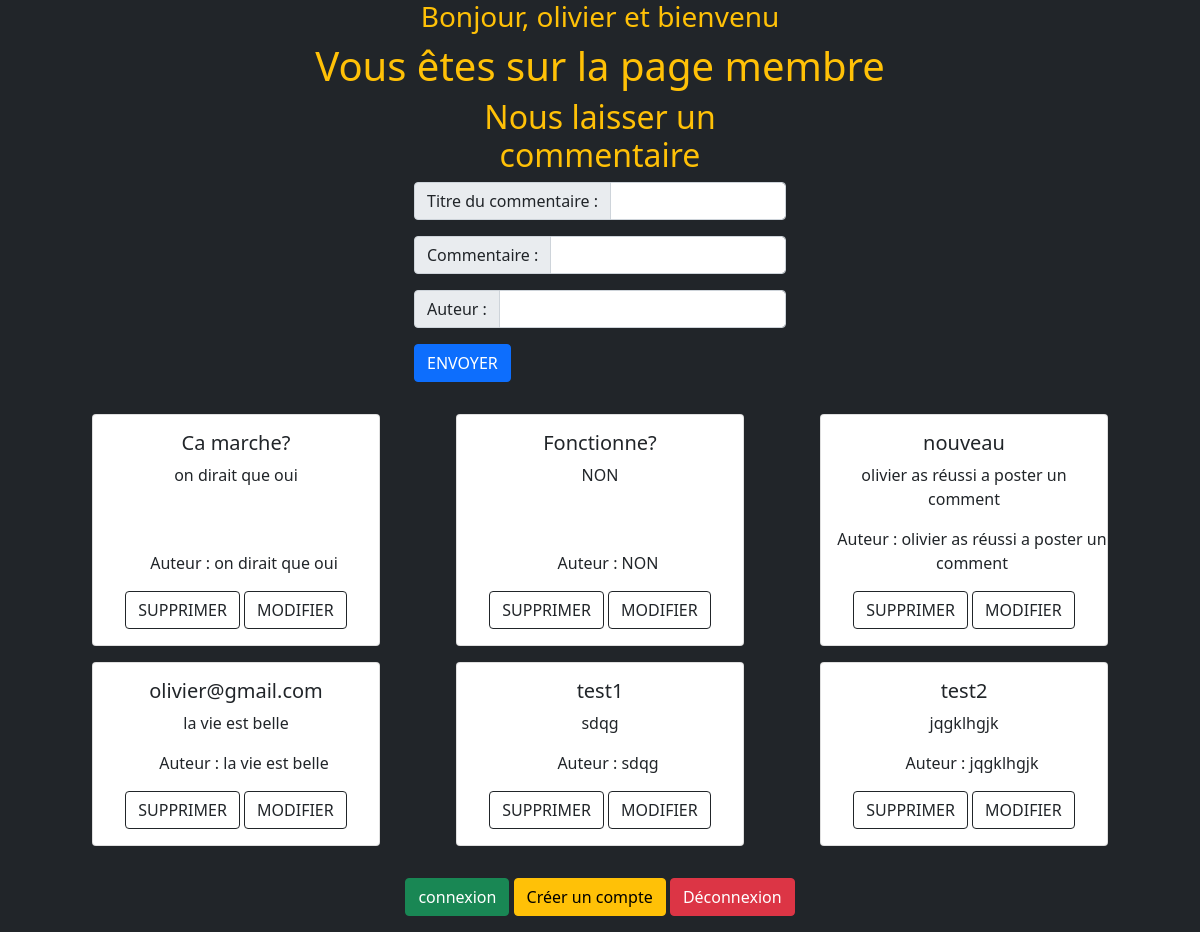
Screenshot of /user_page.php (signed in) with the database file from the repository.
### tables this page shows
CREATE TABLE IF NOT EXISTS `commentaires` (
  `id` int(11) NOT NULL AUTO_INCREMENT,
  `titre` varchar(50) NOT NULL,
  `commentaire` longtext NOT NULL,
  `auteur` varchar(20) NOT NULL,
  PRIMARY KEY (`id`)
);

### GestionARTICLES/requete.php (called while the page is built, shortened)
<?php
function requete_displayCom()
{
    $db = connexion_BD();
    $sql = "SELECT * FROM commentaires ORDER BY titre";
    $req = $db->prepare($sql);
    $req->execute([]);
    $data = $req->fetchAll(PDO::FETCH_OBJ);
    return $data;
}

### user_page.php (the view, shortened to what this page needs)
<?php
include './gestionARTICLES/requete.php';
?>
<!DOCTYPE html>
<html lang="fr">
<head>
    <link href="https://cdn.jsdelivr.net/npm/bootstrap@5.1.3/dist/css/bootstrap.min.css" rel="stylesheet">
</head>
<body class="bg-dark">
    <div class="container bg-dark text-center">
        <div class="content text-warning mb-3">
            <h3>Bonjour, <span><?php echo $_SESSION['user_name'] ?> et bienvenu</span></h3>
            <h1>Vous êtes sur la page membre</h1>
            <div class="d-flex flex-row">
                <div class="col-4"></div>
                <div class="col-4">
                    <h2>Nous laisser un commentaire</h2>
                    <form action="./GestionCOM/traitement_ajout_com.php" method="POST" enctype="multipart/form-data">
                        <div class="input-group mb-3">
                            <label for="titre" class="input-group-text">Titre du commentaire :</label>
                            <input type="text" name="titre" id="titre" class="form-control">
                        </div>
                        <div class="input-group mb-3">
                            <label for="com" class="input-group-text">Commentaire :</label>
                            <input type="text" name="com" id="com" class="form-control">
                        </div>
                        <div class="input-group mb-3">
                            <label for="auteur" class="input-group-text">Auteur :</label>
                            <input type="text" name="auteur" id="auteur" class="form-control">
                        </div>
                        <div class="input-group mb-3">
                            <button class="btn btn-primary">ENVOYER</button>
                        </div>
                    </form>
                </div>
                <div class="col-4"></div>
            </div>
        </div>
        <?php
        $com = requete_displayCom();
        ?>
        <div class="container">
            <div class="d-flex flex-wrap">
                <?php
                foreach ($com as $value) {
                ?>
                    <div class=" card mx-auto mb-3" style="width: 18rem;">
                        <div class="card-body" style="height: auto;">
                            <h5 class="card-title"><?= htmlspecialchars($value->titre) ?></h5>
                            <a href="./GestionCOM/index.php" class="text-dark text-decoration-none card-text"><?= htmlspecialchars($value->commentaire) ?></a>
                        </div>
                        <div>
                            <p class="card-text ms-3 mb-3">Auteur : <?= htmlspecialchars($value->commentaire) ?></p>
                        </div>
                        <div class="text-center mb-3">
                            <a href="user_page.php?id=<?= $value->id ?>" class="btn btn-outline-dark">SUPPRIMER</a>
                            <a href="./GestionCOM/modifier.php?titre=<?= $value->titre ?>&com=<?= $value->commentaire ?>&auteur=<?= $value->auteur ?>&id=<?= $value->id ?>" class="btn btn-outline-dark">MODIFIER</a>
                        </div>
                    </div>
                <?php
                }
                ?>
            </div>
        </div>
        <div class="text-center  mt-3 pb-3">
            <a href="./CONNEXION/login_form.php" class="btn btn-success">connexion</a>
            <a href="./CONNEXION/register_form.php" class="btn btn-warning">Créer un compte</a>
            <a href="./CONNEXIO/logout.php" class="btn btn-danger">Déconnexion</a>
        </div>
    </div>
</body>
</html>

### rows the page displays
commentaires: titre "Ca marche?", commentaire "on dirait que oui"
commentaires: titre "Fonctionne?", commentaire "NON"
commentaires: titre "nouveau", commentaire "olivier as réussi a poster un comment"
commentaires: titre "olivier@gmail.com", commentaire "la vie est belle"
commentaires: titre "test1", commentaire "sdqg"
commentaires: titre "test2", commentaire "jqgklhgjk"
